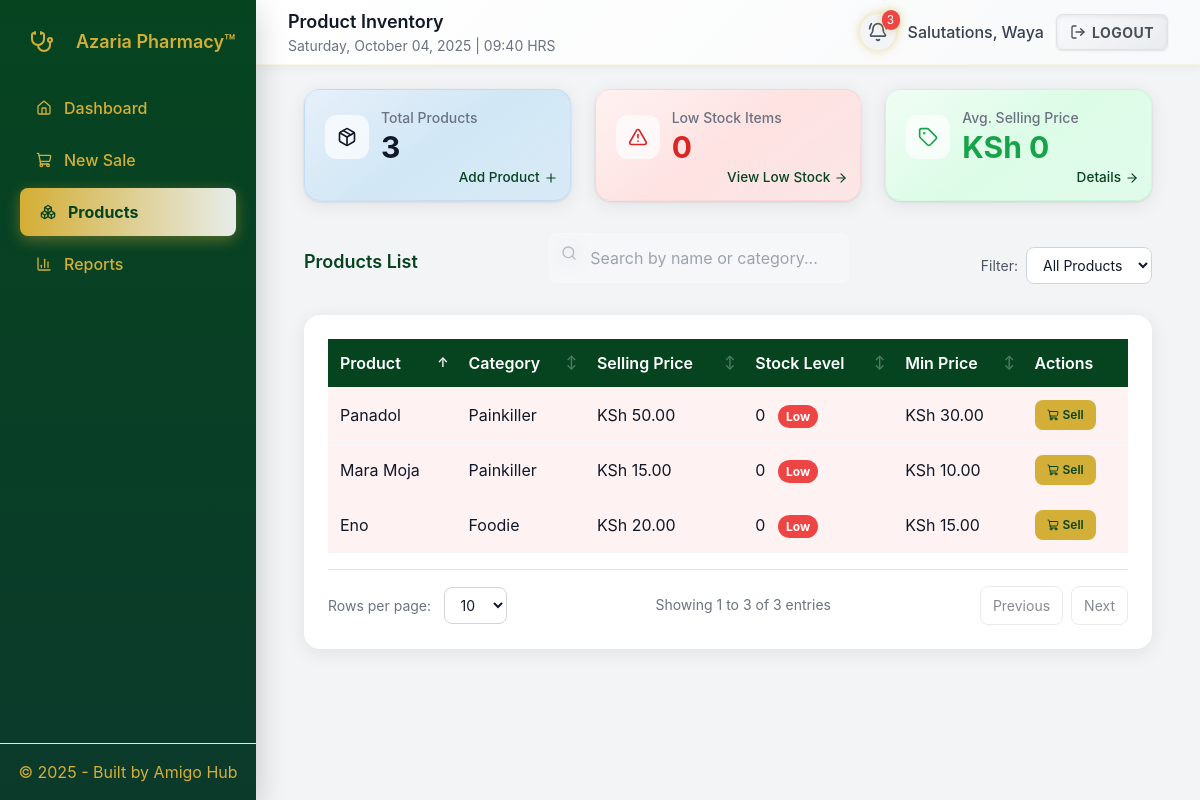
Screenshot of /products/ (signed in) with the database file from the repository.
### pos/models.py (models this page shows, shortened)
class Product(models.Model):
    name = models.CharField(max_length=255)
    category = models.CharField(max_length=120, blank=True)
    description = models.TextField(blank=True)
    price = models.DecimalField(max_digits=10, decimal_places=2)
    min_price = models.DecimalField(max_digits=10, decimal_places=2, default=0, validators=[MinValueValidator(Decimal('0.00'))])
    created_at = models.DateTimeField(auto_now_add=True)

### pos/views.py (the view)
# urls.py: path("products/", views.product_list, name="product_list"),
@login_required
def product_list(request):
    products = Product.objects.all()
    return render(request, "pos/product_list.html", {"products": products})

### pos/templates/pos/product_list.html (shortened to what this page needs)
{% extends 'pos/base.html' %}
{% load humanize %}
{% block page_title %}Product Inventory{% endblock %}
{% block content %}
<div class="dashboard-container container mx-auto px-4">
  <div class="grid grid-cols-1 md:grid-cols-2 lg:grid-cols-3 gap-6 mb-8">
    <div class="card card-products relative">
      <div class="flex items-center mb-4">
        <div class="metric-icon">
          <i data-lucide="package" class="w-5 h-5 text-var(--darkgreen)"></i>
        </div>
        <div class="flex-1 min-w-0">
          <p class="metric-title">Total Products</p>
          <p class="metric-value text-var(--darkgreen)">{{ products|length|intcomma }}</p>
        </div>
      </div>
      <a href="{% url 'pos:product_add' %}" class="cta-link" aria-label="Add new product">
        Add Product
        <i data-lucide="plus" class="cta-icon"></i>
      </a>
    </div>
    <div class="card card-lowstock relative">
      <div class="flex items-center mb-4">
        <div class="metric-icon bg-red-100/80">
          <i data-lucide="alert-triangle" class="w-5 h-5 text-red-600"></i>
        </div>
        <div class="flex-1 min-w-0">
          <p class="metric-title">Low Stock Items</p>
          <p class="metric-value text-red-600">0</p>
        </div>
      </div>
      <a href="?filter=low_stock" class="cta-link" aria-label="View low stock items">
        View Low Stock
        <i data-lucide="arrow-right" class="cta-icon"></i>
      </a>
    </div>
    <div class="card card-price relative">
      <div class="flex items-center mb-4">
        <div class="metric-icon bg-green-100/80">
          <i data-lucide="tag" class="w-5 h-5 text-green-600"></i>
        </div>
        <div class="flex-1 min-w-0">
          <p class="metric-title">Avg. Selling Price</p>
          <p class="metric-value text-green-600">KSh 0</p>
        </div>
      </div>
      <a href="#" class="cta-link" aria-label="View pricing details">
        Details
        <i data-lucide="arrow-right" class="cta-icon"></i>
      </a>
    </div>
  </div>
  <div class="flex flex-col lg:flex-row justify-between items-start lg:items-center mb-4 gap-4">
    <h3>Products List</h3>
    <div style="width: 300px;">
      <div class="search-container">
        <i data-lucide="search" class="absolute left-3 top-3 w-4 h-4 text-gray-400 pointer-events-none"></i>
        <input type="text" id="search" placeholder="Search by name or category..." aria-label="Search products">
      </div>
    </div>
    <div class="filter-container">
      <label for="filterSelect" class="text-sm text-gray-600">Filter:</label>
      <select id="filterSelect">
        <option value="all">All Products</option>
      </select>
    </div>
  </div>
  <div class="table-container">
    {% if products %}
      <table id="products-table">
        <thead>
          <tr>
            <th class="sortable" data-column="name">Product <span class="sort-indicator">↕</span></th>
            <th class="sortable" data-column="category">Category <span class="sort-indicator">↕</span></th>
            <th class="sortable" data-column="price">Selling Price <span class="sort-indicator">↕</span></th>
            <th class="sortable" data-column="stock">Stock Level <span class="sort-indicator">↕</span></th>
            <th class="sortable" data-column="min_price">Min Price <span class="sort-indicator">↕</span></th>
            <th>Actions</th>
          </tr>
        </thead>
        <tbody>
          {% for product in products %}
            {% with total_stock=0 %}
              <tr
                data-sort-name="{{ product.name|lower }}"
                data-sort-category="{{ product.category|lower }}"
                data-sort-price="{{ product.price }}"
                data-sort-stock="{{ total_stock }}"
                data-sort-minprice="{{ product.min_price }}"
                class="{% if total_stock <= 10 %}low-stock{% endif %}">
                <td>{{ product.name }}</td>
                <td>{{ product.category }}</td>
                <td>KSh {{ product.price|floatformat:2 }}</td>
                <td>
                  {{ total_stock }}
                  {% if total_stock <= 10 %}<span class="alert-badge ml-2">Low</span>{% endif %}
                </td>
                <td>KSh {{ product.min_price|floatformat:2 }}</td>
                <td>
                  <button class="sell-btn" onclick="quickSell({{ product.id }})" aria-label="Quick sell {{ product.name }}">
                    <i data-lucide="shopping-cart" class="w-3 h-3"></i>
                    Sell
                  </button>
                </td>
              </tr>
              {% endwith %}
          {% endfor %}
        </tbody>
      </table>
      <div class="pagination-controls">
        <div>
          <label for="pageSize">Rows per page:</label>
          <select id="pageSize">
            <option value="10" selected>10</option>
          </select>
        </div>
        <div id="pageInfo" class="text-sm text-gray-500">Showing 1 to {{ products|length }} of {{ products|length }} entries</div>
        <div class="flex gap-2">
          <button id="prev" disabled>Previous</button>
          <button id="next">Next</button>
        </div>
      </div>
    {% else %}
      <div class="no-data">No products available. <a href="{% url 'pos:product_add' %}" class="text-var(--gold)">Add your first product?</a></div>
    {% endif %}
  </div>
</div>
{% endblock %}

### pos/templates/pos/base.html (shortened to what this page needs)
{% load static %}
<!doctype html>
<html lang="en">
<head>
  <script src="https://cdn.tailwindcss.com"></script>
</head>
<body class="min-h-screen">
  <div class="flex min-h-screen page-wrapper">
    {% if request.user.is_authenticated %}
    <aside id="sidebar"
           class="sidebar-panel fixed inset-y-0 left-0 z-40 w-64 transform -translate-x-full lg:translate-x-0 transition-transform duration-300 ease-out flex flex-col h-screen text-base"
           aria-hidden="true">
      <div class="p-5">
        <div class="flex items-center gap-3 mb-5">
          <figure class="w-11 h-11 rounded-lg bg-white/8 flex items-center justify-center text-lg backdrop-filter: blur(10px)" role="img" aria-label="Azaria Pharmacy Logo">
            <i data-lucide="stethoscope" class="w-6 h-6"></i>
          </figure>
          <div>
            <div class="text-lg font-semibold">Azaria Pharmacy™</div>
          </div>
        </div>
        <nav class="space-y-1 mt-2">
          <a href="{% url 'pos:dashboard' %}" class="nav-link {% if request.resolver_match and request.resolver_match.url_name == 'dashboard' %}active{% endif %}" aria-label="Go to Dashboard">
            <i data-lucide="home" class="w-4 h-4"></i>
            <span>Dashboard</span>
          </a>
          <a href="{% url 'pos:sale_create' %}" class="nav-link {% if request.resolver_match and request.resolver_match.url_name == 'sale_create' %}active{% endif %}" aria-label="Create New Sale">
            <i data-lucide="shopping-cart" class="w-4 h-4"></i>
            <span>New Sale</span>
          </a>
          <a href="{% url 'pos:product_list' %}" class="nav-link {% if request.resolver_match and request.resolver_match.url_name == 'product_list' %}active{% endif %}" aria-label="View Products">
            <i data-lucide="boxes" class="w-4 h-4"></i>
            <span>Products</span>
          </a>
          {% if user.is_superuser %}
          <a href="{% url 'pos:reports' %}" class="nav-link {% if request.resolver_match and request.resolver_match.url_name == 'reports' %}active{% endif %}" aria-label="View Reports">
            <i data-lucide="bar-chart-3" class="w-4 h-4"></i>
            <span>Reports</span>
          </a>
          {% endif %}
        </nav>
      </div>
      <div class="mt-auto p-4 border-t border-white/6 text-center sidebar-footer">
        &copy; {% now "Y" %} - Built by
        <a href="https://amigohub.africa" target="_blank" rel="noopener" aria-label="Visit Amigo Hub website">Amigo Hub</a>
      </div>
    </aside>
    {% endif %}
    <div class="flex-1 main-content lg:ml-64">
      <header class="bg-white border-b sticky top-0 z-20">
        <div class="max-w-7xl mx-auto px-4 sm:px-6 lg:px-8">
          <div class="flex items-center justify-between h-16">
            <div class="flex items-center gap-3">
              <div class="page-title-group">
                {% if request.user.is_authenticated %}
                  <h1 class="text-lg font-semibold">{% block page_title %}Dashboard{% endblock %}</h1>
                  <p class="text-sm text-gray-500">{% now "l, F d, Y" %} | {% now "H:i" %} HRS</p>
                {% endif %}
              </div>
            </div>
            <div class="flex items-center gap-3">
              {% if request.resolver_match and request.resolver_match.url_name not in 'login signup' %}
                {% if request.user.is_authenticated %}
                  <div class="flex items-center gap-3">
                    {% if user.is_superuser %}
                    <div class="relative" id="bell-container">
                      <button id="notifications-bell" class="p-2 rounded-full bg-gray-100 hover:bg-gray-200 focus:outline-none focus:ring-2 focus:ring-gold transition-all duration-200" aria-label="View notifications" aria-haspopup="true" aria-expanded="false">
                        <i data-lucide="bell-ring" class="w-5 h-5 text-gray-600"></i>
                        <span id="unread-badge" class="absolute -top-1 -right-1 bg-red-500 text-white text-xs rounded-full min-w-[18px] h-5 flex items-center justify-center" style="display: none;">0</span>
                      </button>
                    </div>
                    {% endif %}
                    <span class="text-gray-700 font-medium hidden sm:inline" aria-live="polite">Salutations, {{ user.first_name|default:user.get_username }}</span>
                    <form action="{% url 'pos:logout' %}" method="post" class="inline" aria-label="Logout form">
                      <button type="submit" class="btn-logout focus:outline-none focus:ring-2 focus:ring-gold focus:ring-offset-2" aria-label="Log out of the application">
                        <i data-lucide="log-out" class="w-4 h-4"></i>
                        <span class="hidden sm:inline">Logout</span>
                      </button>
                    </form>
                  </div>
                {% else %}
                  <a href="{% url 'pos:login' %}" class="btn-primary" aria-label="Log in to the application">
                    <i data-lucide="log-in" class="w-4 h-4"></i>
                    <span>Login</span>
                  </a>
                {% endif %}
              {% endif %}
            </div>
          </div>
        </div>
      </header>
      <main class="py-6 min-h-[calc(100vh-4rem)]">
        <div class="max-w-7xl mx-auto px-4 sm:px-6 lg:px-8">
          <div class="page-content">
            {% block content %}{% endblock %}
          </div>
        </div>
      </main>
    </div>
  </div>
</body>
</html>

### pos/templates/pos/base.html (style rules this page uses)
:root { --darkgreen: #064420; --gold: #D4AF37; --gold-dark: #D4AF37; --panel-bg: #ffffff; --muted: #6b7280; --glass-bg: rgba(255, 255, 255, 0.25); --glass-border: rgba(255, 255, 255, 0.18); --neon-glow: 0 0 10px rgba(212, 175, 55, 0.5); }
body { font-family: Inter, ui-sans-serif, system-ui, -apple-system, "Segoe UI", Roboto, "Helvetica Neue", Arial; background: #f3f4f6; color: #111827; min-height: 100vh; }
.page-wrapper { position: relative; overflow: hidden; }
.page-content { animation: fadeSlideIn 0.4s cubic-bezier(0.4, 0, 0.2, 1) forwards; opacity: 0; transform: translateY(10px); }
body.loaded .page-content { animation-play-state: running; }
.sidebar-panel { background: linear-gradient(180deg, var(--darkgreen), #0b3a2b); color: var(--gold); box-shadow: 0 10px 30px rgba(0, 0, 0, 0.2); }
.nav-link { display: flex; align-items: center; gap: .75rem; padding: .75rem 1rem; border-radius: .5rem; color: var(--gold); text-decoration: none; font-weight: 500; transition: all 0.3s cubic-bezier(0.4, 0, 0.2, 1); position: relative; overflow: hidden; margin: 0.125rem 0; }
.nav-link::before { content: ''; position: absolute; top: 50%; left: 50%; width: 0; height: 0; background: rgba(255, 255, 255, 0.2); border-radius: 50%; transform: translate(-50%, -50%); transition: width 0.6s, height 0.6s; }
.nav-link.active { background: linear-gradient(90deg, var(--gold) 0%, rgba(255, 255, 255, 0.9) 100%); color: var(--darkgreen); font-weight: 700; box-shadow: 0 4px 15px rgba(212, 175, 55, 0.4); border-left: 4px solid var(--gold); transform: none; }
.btn-logout { background: linear-gradient(145deg, #f8f9fa, #e9ecef); border: 1px solid #dee2e6; color: #495057; padding: .4rem .8rem; border-radius: .4rem; font-weight: 700; display: inline-flex; align-items: center; gap: .4rem; transition: all 0.3s cubic-bezier(0.4, 0, 0.2, 1); position: relative; overflow: hidden; box-shadow: inset 0 2px 4px rgba(0, 0, 0, 0.06), 0 1px 2px rgba(0, 0, 0, 0.1); text-transform: uppercase; letter-spacing: 0.5px; font-size: 0.875rem; }
.btn-logout::before { content: ''; position: absolute; top: 0; left: -100%; width: 100%; height: 100%; background: linear-gradient(90deg, transparent, rgba(255, 255, 255, 0.4), transparent); transition: left 0.6s; }
.sidebar-footer a { color: var(--gold); text-decoration: none; transition: color 0.2s; }
.main-content { width: 100%; min-width: 0; }
.page-title-group > * { transition: opacity 0.3s ease-in-out; }
header { background: linear-gradient(135deg, #ffffff 0%, #f8f9fa 100%); border-bottom: 1px solid rgba(212, 175, 55, 0.1); box-shadow: 0 2px 10px rgba(0, 0, 0, 0.05); }
#unread-badge { animation: pulse 2s cubic-bezier(0.4, 0, 0.6, 1) infinite; box-shadow: var(--neon-glow); }
#bell-container:has(#unread-badge[style*="display: flex"]) #notifications-bell { box-shadow: var(--neon-glow); animation: glow 1.5s ease-in-out infinite alternate; }

### rows the page displays
Product: name "Panadol", category "Painkiller", price "50.00", total_stock "0", min_price "30.00"
Product: name "Mara Moja", category "Painkiller", price "15.00", total_stock "0", min_price "10.00"
Product: name "Eno", category "Foodie", price "20.00", total_stock "0", min_price "15.00"

### other values shown
{{ user.first_name|default:user.get_username }} "Waya"
{{ products|length|intcomma }} "3"
